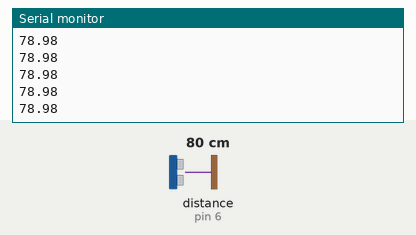
Recording of a sketch running on a simulated Arduino Uno, built with avr-gcc and run on an emulated ATmega328P. Parts: the last lines printed to the serial monitor. Wiring (inferred from the names in the program): ultrasonic range finder: trigger pin 5; echo pin 6. The test bench sets the inputs (shaded band); at power-on: distance to the obstacle (sensor on pin 6) 80 cm. The echo pulse lasts 58.3 µs per cm.

Above: at 1.2 s.
1.3 s: distance to the obstacle (sensor on pin 6) set to 2 cm
At 1.9 s:
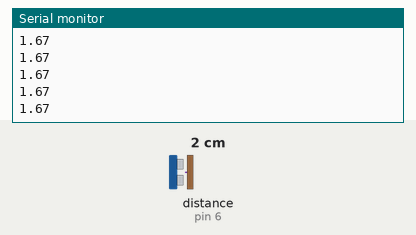
2.8 s: distance to the obstacle (sensor on pin 6) set to 4 cm
At 3.7 s:
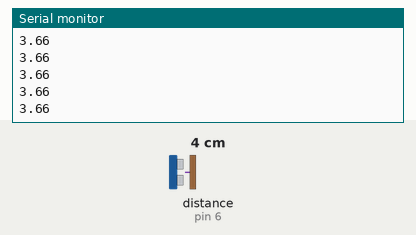
Timing chart, 0 to 5.8 s (numbered marks = the images above; inputs shaded):
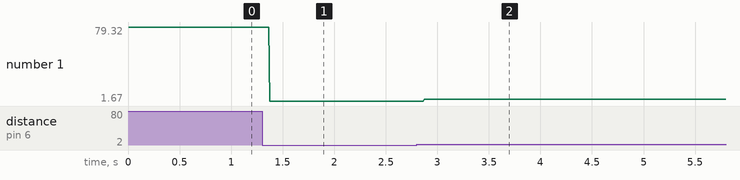

Measured:
- after the input at 1.3 s, the serial monitor: prints a new line after 0.07 s (image 1)
- after the input at 2.8 s, the serial monitor: prints a new line after 0.07 s (image 2)
- plotted number 1: 78.98 → 1.67 after the input at 1.3 s, 1.67 → 3.6 after the input at 2.8 s

The sketch:

SensorTest.ino
```cpp
#define trig 5
#define echo 6

float duration;
float distance;

void setup() {
  // put your setup code here, to run once:
  Serial.begin(9600);
  pinMode(trig, OUTPUT);
  pinMode(echo, INPUT);
}

void loop() {
  digitalWrite(trig, LOW);
  delayMicroseconds(2);

  digitalWrite(trig, HIGH);
  delayMicroseconds(10);
  digitalWrite(trig, LOW);
  duration = pulseIn(echo, HIGH);
  distance = duration * 0.034 / 2;

  Serial.println(distance);
}
```
